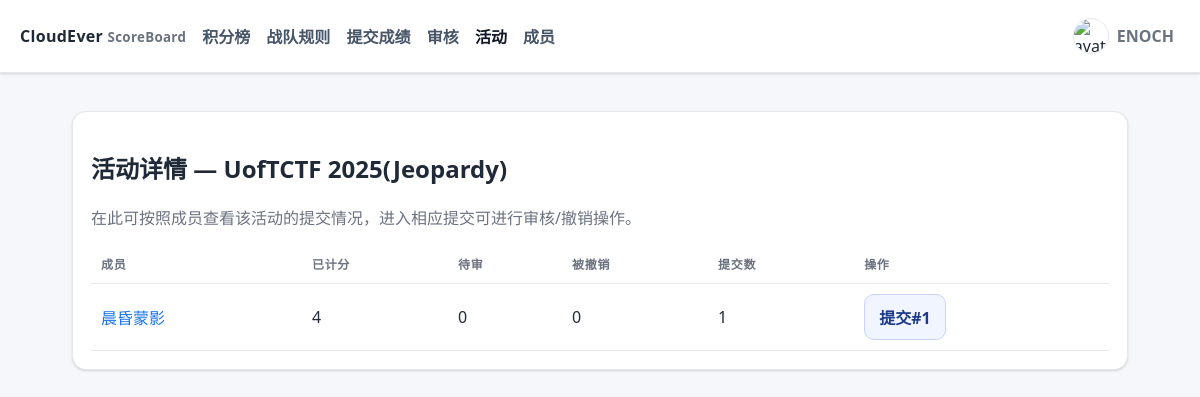
The page /admin/events/1 (signed in) on the database its author committed.
### ceboard/models.py (models this page shows)
class User(Base):
    __tablename__ = "users"
    id = Column(Integer, primary_key=True)
    username = Column(String, unique=True, nullable=False)
    password_hash = Column(String, nullable=False)
    role = Column(String, default="member")  # 'admin' | 'reviewer' | 'member'
    team_type = Column(String, default="sub")  # 'main' or 'sub'
    is_active = Column(Boolean, default=True)
    is_deleted = Column(Boolean, default=False)
    avatar_filename = Column(String, nullable=True)
    submissions = relationship("Submission", back_populates="user")

class Event(Base):
    __tablename__ = "events"
    id = Column(Integer, primary_key=True)
    name = Column(String, nullable=False)
    start_time = Column(DateTime(timezone=True))
    end_time = Column(DateTime(timezone=True))
    weight = Column(Float, default=1.0)
    is_reproduction = Column(Boolean, default=False)
    is_active = Column(Boolean, default=True)
    allow_wp_only = Column(Boolean, default=False)  # 允许仅提交WP，由管理员在审核时手动给分
    is_deleted = Column(Boolean, default=False)
    event_type_id = Column(Integer, ForeignKey("event_types.id"), nullable=True)
    challenges = relationship("Challenge", back_populates="event", cascade="all,delete")
    submissions = relationship("Submission", back_populates="event")
    event_type = relationship("EventType")

class Submission(Base):
    __tablename__ = "submissions"
    id = Column(Integer, primary_key=True)
    user_id = Column(Integer, ForeignKey("users.id"), nullable=False)
    event_id = Column(Integer, ForeignKey("events.id"), nullable=False)
    created_at = Column(DateTime(timezone=True), default=lambda: datetime.now(TZ))
    wp_url = Column(String, nullable=True)
    wp_md = Column(Text, nullable=True)
    manual_points = Column(Float, nullable=True)  # 管理员在审核时手动设定的总分（优先级高于题目累计）
    is_deleted = Column(Boolean, default=False)
    user = relationship("User", back_populates="submissions")
    event = relationship("Event", back_populates="submissions")
    items = relationship("SubmissionItem", back_populates="submission", cascade="all,delete-orphan")

### ceboard/routers/admin.py (the view)
@router.get("/admin/events/{event_id}", response_class=HTMLResponse)
def admin_event_detail(event_id: int, request: Request, db = Depends(get_db), current_user = Depends(get_current_user)):
    require_admin_or_reviewer(current_user)
    event = db.get(Event, event_id)
    if not event:
        raise HTTPException(404, "活动不存在")
    users = db.query(User).filter(User.is_deleted == False).order_by(User.username.asc()).all()
    rows = []
    for u in users:
        subs = db.query(Submission).filter(Submission.user_id == u.id, Submission.event_id == event_id, Submission.is_deleted == False).all()
        total_items = sum(len(s.items) for s in subs)
        if total_items == 0:
            continue
        approved = sum(1 for s in subs for it in s.items if it.approved and not it.revoked)
        pending = sum(1 for s in subs for it in s.items if not it.approved)
        revoked = sum(1 for s in subs for it in s.items if it.revoked)
        rows.append({"user": u, "approved": approved, "pending": pending, "revoked": revoked, "subs": subs})
    return render_template("admin_event_detail.html", title=f"活动详情 — {event.name}", current_user=current_user, event=event, rows=rows)

### templates/admin_event_detail.html
{% extends 'base.html' %}
{% block content %}
<div class="card">
  <h2>活动详情 — {{ event.name }}</h2>
  <p class="muted">在此可按照成员查看该活动的提交情况，进入相应提交可进行审核/撤销操作。</p>
  <table>
    <thead><tr><th>成员</th><th>已计分</th><th>待审</th><th>被撤销</th><th>提交数</th><th>操作</th></tr></thead>
    <tbody>
    {% for r in rows %}
      <tr>
        <td><a href="/admin/users/{{ r.user.id }}">{{ r.user.username }}</a></td>
        <td>{{ r.approved }}</td>
        <td>{{ r.pending }}</td>
        <td>{{ r.revoked }}</td>
        <td>{{ r.subs|length }}</td>
        <td>
          {% for s in r.subs %}
            <a class="btn secondary" href="/admin/review/{{ s.id }}">提交#{{ s.id }}</a>
          {% endfor %}
        </td>
      </tr>
    {% else %}
      <tr><td colspan="6" class="muted">暂无数据</td></tr>
    {% endfor %}
    </tbody>
  </table>
</div>
{% endblock %}

### templates/base.html (shortened to what this page needs)
<!doctype html>
<html lang="zh-CN">
<head>
</head>
<body>
  <header>
    <div class="brand">CloudEver <small>ScoreBoard</small></div>
    <div class="nav">
  <a href="/">积分榜</a>
      <a href="/rules">战队规则</a>
      <a href="/submit">提交成绩</a>
      {% if current_user and (current_user.role == 'admin' or current_user.role == 'reviewer') %}
        <a href="/admin/review">审核</a>
        <a href="/admin/events">活动</a>
      {% endif %}
      {% if current_user and (current_user.role == 'admin' or current_user.role == 'reviewer') %}
        <a href="/admin/users">成员</a>
      {% endif %}
    </div>
    <div style="margin-left:auto">
      {% if current_user %}
        <div class="user-menu" id="userMenu">
          <div class="user-trigger" id="userTrigger">
            {% if avatar_url %}<img class="avatar" src="{{ avatar_url }}" alt="avatar" />{% endif %}
            <span class="muted" style="font-weight:600">{{ current_user.username }}</span>
          </div>
        </div>
      {% else %}
        <a class="btn secondary" href="/auth/login">登录</a>
        <a class="btn" style="margin-left:8px" href="/auth/register">注册</a>
      {% endif %}
    </div>
  </header>
  <div class="wrap">
    {% block content %}{% endblock %}
  </div>
</body>
</html>

### templates/base.html (style rules this page uses)
:root { --bg:#f6f7fb; --surface:#ffffff; --border:#e7e8ee; --text:#1f2937; --muted:#6b7280; --accent:#1a73e8; --accent-2:#185abc; --success:#16a34a; --warn:#e11d48; --shadow:0 1px 2px rgba(16,24,40,.06), 0 1px 3px rgba(16,24,40,.1); }
* { box-sizing:border-box }
html,body { height:100% }
body { font-family: ui-sans-serif, system-ui, -apple-system, Segoe UI, Roboto, 'Noto Sans SC', Arial; margin:0; color:var(--text); background:var(--bg); }
header { position:sticky; top:0; z-index:10; display:flex; align-items:center; gap:16px; padding:12px 20px; background:var(--surface); border-bottom:1px solid var(--border); box-shadow: var(--shadow); }
.brand { font-weight:800; letter-spacing:.3px }
.brand small { color:var(--muted); font-weight:600 }
.nav a { margin-right:12px; color:#475569; text-decoration:none; font-weight:600; padding:8px 0 }
.nav a.active { color:#111827 }
.wrap { max-width:1100px; margin:0 auto; padding:24px 22px }
.card { position:relative; margin:14px 0; padding:18px 18px; background:var(--surface); border:1px solid var(--border); border-radius:14px; box-shadow: var(--shadow); }
.muted { color:var(--muted) }
a { color:var(--accent); text-decoration:none }
.btn { display:inline-flex; align-items:center; justify-content:center; gap:8px; background:var(--accent); color:#fff; font-weight:700; border:1px solid var(--accent-2); padding:10px 14px; border-radius:10px; cursor:pointer }
.btn.secondary { background:#f1f5ff; color:#1e3a8a; border:1px solid #c7d2fe }
table { width:100%; border-collapse:separate; border-spacing:0; background:#fff }
thead th { font-size:12px; text-transform:uppercase; letter-spacing:.06em; color:#6b7280 }
th,td { padding:10px 10px; border-bottom:1px solid var(--border); text-align:left }
.avatar { width:36px; height:36px; border-radius:999px; border:1px solid var(--border); object-fit:cover; vertical-align:middle }
.user-menu { position:relative }
.user-trigger { display:flex; align-items:center; gap:8px; padding:6px; border-radius:999px; cursor:pointer }

### rows shown on the page
User: username "ENOCH"
Event: name "UofTCTF 2025(Jeopardy)"
User: user.username "晨昏蒙影"
Submission: id "1"

### other values the page prints
{{ r.approved }} "4"
{{ r.pending }} "0"
{{ r.revoked }} "0"
{{ r.subs|length }} "1"
